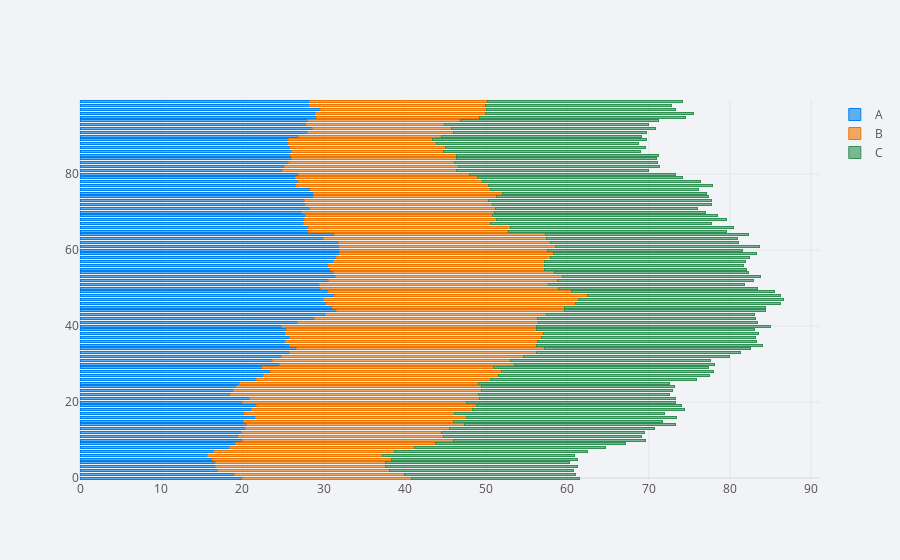

Notebook code cell kept with this figure:
### Code cell
df.iplot(kind = 'barh', barmode='stack', bargap=0.5)
